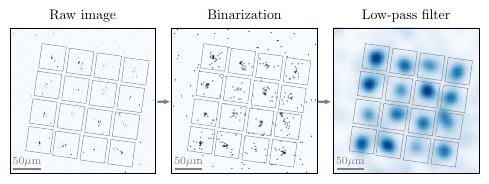

Python code for this plot:
import numpy as np
import matplotlib.pyplot as plt
import matplotlib.patches as patches
from matplotlib.patches import FancyArrow
from matplotlib.transforms import Affine2D
plt.style.use('thesis.mplstyle')
from colors import red

data = np.load("../data/imaging-base/data.npz")
img, img_bi, img_bi_bl = data['img'], data['img_bi'], data['img_bi_bl']

tw_pos = np.array([[ 38,146],[ 43,110],[ 49, 74],[ 55, 38],
                   [ 73,152],[ 79,116],[ 85, 80],[ 91, 44],
                   [109,158],[115,122],[121, 86],[127, 50],
                   [145,163],[151,127],[157, 92],[163, 56]])

fig, axs = plt.subplots(1, 3, figsize=(5, 2))
axs[0].matshow(img, cmap='Blues', vmin=0, vmax=1000)
axs[1].matshow(img_bi, cmap='Blues')
axs[2].matshow(img_bi_bl, cmap='Blues')
for ax, title in zip(
	axs, 
	# ['Raw image', 'Binarized image', 'Blured image']
	['Raw image', 'Binarization', 'Low-pass filter']
):
    ax.set_title(title)
    ax.set_xticks([])
    ax.set_yticks([])

angle = np.degrees(np.arctan2(tw_pos[1,1]-tw_pos[0,1], tw_pos[1,0]-tw_pos[0,0]))
reg_size = 32
for ax in axs:
    for cx, cy in tw_pos:
        rect = patches.Rectangle((-reg_size/2, -reg_size/2), reg_size, reg_size,
                                 edgecolor=(0.5, 0.5, 0.5), facecolor='none', linewidth=0.3)
        rect.set_transform(Affine2D().rotate_deg(angle).translate(cx, cy) + ax.transData)
        ax.add_patch(rect)

# add scale
for ax in axs:
    h = img.shape[0]
    x0, y0 = 5, h - 6
    ax.plot([x0, x0 + 50/1.5], [y0, y0], color=(0.5, 0.5, 0.5), lw=1.5)
    ax.text(x0 + 25/1.5, y0 - 16, r'50$\mu$m', ha='center', va='top', fontsize=8, color=(0.5, 0.5, 0.5))


for (i, x) in enumerate([0.328, 0.65]):
    p1, p2 = axs[i].get_position(), axs[i+1].get_position()
    y = (p1.y0 + p1.y1) / 2
    # x = (p1.x1 + p2.x0) / 2
    fig.patches.append(FancyArrow(
        x, y, 0.02, 0, transform=fig.transFigure,
        width=0.005, head_width=0.015, head_length=0.007,
        length_includes_head=True, color=(0.5, 0.5, 0.5)
    ))

plt.tight_layout()
# plt.subplots_adjust(bottom=0.2)
plt.savefig("imaging-base.pdf", bbox_inches='tight')
plt.close()
